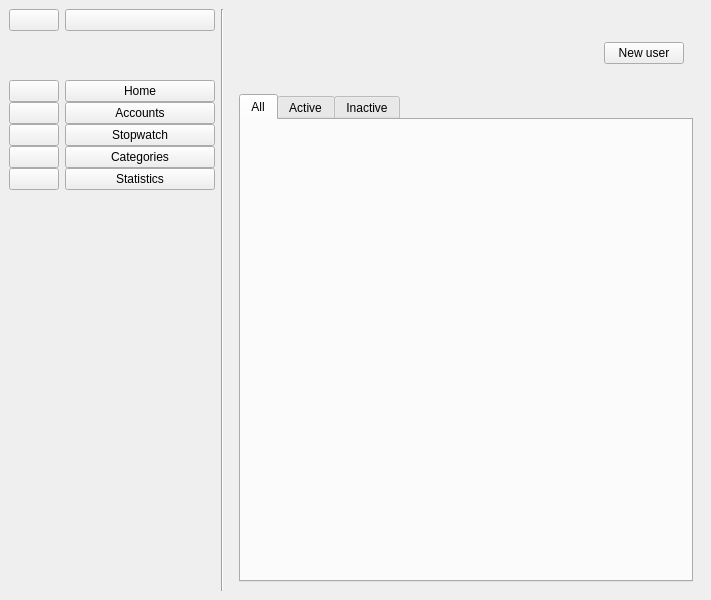
<?xml version="1.0" encoding="UTF-8"?>
<ui version="4.0">
 <class>MainWindow</class>
 <widget class="QMainWindow" name="MainWindow">
  <property name="geometry">
   <rect>
    <x>0</x>
    <y>0</y>
    <width>711</width>
    <height>600</height>
   </rect>
  </property>
  <property name="windowTitle">
   <string>MainWindow</string>
  </property>
  <widget class="QWidget" name="centralwidget">
   <layout class="QHBoxLayout" name="horizontalLayout_8">
    <item>
     <widget class="QWidget" name="icon_only_menu" native="true">
      <property name="minimumSize">
       <size>
        <width>50</width>
        <height>0</height>
       </size>
      </property>
      <property name="maximumSize">
       <size>
        <width>50</width>
        <height>16777215</height>
       </size>
      </property>
      <layout class="QVBoxLayout" name="verticalLayout_5" stretch="0,0,0,2">
       <property name="spacing">
        <number>0</number>
       </property>
       <property name="leftMargin">
        <number>0</number>
       </property>
       <property name="topMargin">
        <number>0</number>
       </property>
       <property name="rightMargin">
        <number>0</number>
       </property>
       <property name="bottomMargin">
        <number>0</number>
       </property>
       <item>
        <widget class="QPushButton" name="extend_menu_btn">
         <property name="text">
          <string/>
         </property>
         <property name="icon">
          <iconset resource="../resources.qrc">
           <normaloff>:/icon/icon/right.ico</normaloff>:/icon/icon/right.ico</iconset>
         </property>
         <property name="checkable">
          <bool>true</bool>
         </property>
         <property name="autoExclusive">
          <bool>false</bool>
         </property>
        </widget>
       </item>
       <item>
        <spacer name="verticalSpacer_2">
         <property name="orientation">
          <enum>Qt::Orientation::Vertical</enum>
         </property>
         <property name="sizeHint" stdset="0">
          <size>
           <width>20</width>
           <height>40</height>
          </size>
         </property>
        </spacer>
       </item>
       <item>
        <widget class="QWidget" name="icon_only_buttons" native="true">
         <layout class="QVBoxLayout" name="verticalLayout_4" stretch="0,0,0,0,0">
          <property name="spacing">
           <number>0</number>
          </property>
          <property name="leftMargin">
           <number>0</number>
          </property>
          <property name="rightMargin">
           <number>0</number>
          </property>
          <item>
           <widget class="QPushButton" name="home_btn_1">
            <property name="text">
             <string/>
            </property>
            <property name="icon">
             <iconset resource="../resources.qrc">
              <normaloff>:/icon/icon/home.ico</normaloff>:/icon/icon/home.ico</iconset>
            </property>
            <property name="checkable">
             <bool>true</bool>
            </property>
            <property name="autoExclusive">
             <bool>true</bool>
            </property>
           </widget>
          </item>
          <item>
           <widget class="QPushButton" name="accounts_btn_1">
            <property name="text">
             <string/>
            </property>
            <property name="icon">
             <iconset resource="../resources.qrc">
              <normaloff>:/icon/icon/accounts.ico</normaloff>:/icon/icon/accounts.ico</iconset>
            </property>
            <property name="checkable">
             <bool>true</bool>
            </property>
            <property name="autoExclusive">
             <bool>true</bool>
            </property>
           </widget>
          </item>
          <item>
           <widget class="QPushButton" name="stopwatch_btn_1">
            <property name="text">
             <string/>
            </property>
            <property name="icon">
             <iconset resource="../resources.qrc">
              <normaloff>:/icon/icon/stopwatch.ico</normaloff>:/icon/icon/stopwatch.ico</iconset>
            </property>
            <property name="checkable">
             <bool>true</bool>
            </property>
            <property name="autoExclusive">
             <bool>true</bool>
            </property>
           </widget>
          </item>
          <item>
           <widget class="QPushButton" name="categories_btn_1">
            <property name="text">
             <string/>
            </property>
            <property name="icon">
             <iconset resource="../resources.qrc">
              <normaloff>:/icon/icon/category.ico</normaloff>:/icon/icon/category.ico</iconset>
            </property>
            <property name="checkable">
             <bool>true</bool>
            </property>
            <property name="autoExclusive">
             <bool>true</bool>
            </property>
           </widget>
          </item>
          <item>
           <widget class="QPushButton" name="statistics_btn_1">
            <property name="text">
             <string/>
            </property>
            <property name="icon">
             <iconset resource="../resources.qrc">
              <normaloff>:/icon/icon/statistics.ico</normaloff>:/icon/icon/statistics.ico</iconset>
            </property>
            <property name="checkable">
             <bool>true</bool>
            </property>
            <property name="autoExclusive">
             <bool>true</bool>
            </property>
           </widget>
          </item>
         </layout>
        </widget>
       </item>
       <item>
        <spacer name="verticalSpacer">
         <property name="orientation">
          <enum>Qt::Orientation::Vertical</enum>
         </property>
         <property name="sizeHint" stdset="0">
          <size>
           <width>20</width>
           <height>367</height>
          </size>
         </property>
        </spacer>
       </item>
      </layout>
     </widget>
    </item>
    <item>
     <widget class="QWidget" name="full_menu" native="true">
      <property name="minimumSize">
       <size>
        <width>150</width>
        <height>0</height>
       </size>
      </property>
      <property name="maximumSize">
       <size>
        <width>150</width>
        <height>16777215</height>
       </size>
      </property>
      <layout class="QVBoxLayout" name="verticalLayout_7" stretch="0,0,0,2">
       <property name="spacing">
        <number>0</number>
       </property>
       <property name="leftMargin">
        <number>0</number>
       </property>
       <property name="topMargin">
        <number>0</number>
       </property>
       <property name="rightMargin">
        <number>0</number>
       </property>
       <property name="bottomMargin">
        <number>5</number>
       </property>
       <item>
        <widget class="QPushButton" name="shrink_menu_btn">
         <property name="text">
          <string/>
         </property>
         <property name="icon">
          <iconset resource="../resources.qrc">
           <normaloff>:/icon/icon/left.ico</normaloff>:/icon/icon/left.ico</iconset>
         </property>
         <property name="checkable">
          <bool>true</bool>
         </property>
         <property name="autoExclusive">
          <bool>false</bool>
         </property>
        </widget>
       </item>
       <item>
        <spacer name="verticalSpacer_4">
         <property name="orientation">
          <enum>Qt::Orientation::Vertical</enum>
         </property>
         <property name="sizeHint" stdset="0">
          <size>
           <width>20</width>
           <height>40</height>
          </size>
         </property>
        </spacer>
       </item>
       <item>
        <widget class="QWidget" name="full_menu_buttons" native="true">
         <layout class="QVBoxLayout" name="verticalLayout_6">
          <property name="spacing">
           <number>0</number>
          </property>
          <property name="leftMargin">
           <number>0</number>
          </property>
          <property name="rightMargin">
           <number>0</number>
          </property>
          <item>
           <widget class="QPushButton" name="home_btn_2">
            <property name="text">
             <string>Home</string>
            </property>
            <property name="icon">
             <iconset resource="../resources.qrc">
              <normaloff>:/icon/icon/home.ico</normaloff>:/icon/icon/home.ico</iconset>
            </property>
            <property name="checkable">
             <bool>true</bool>
            </property>
            <property name="autoExclusive">
             <bool>true</bool>
            </property>
           </widget>
          </item>
          <item>
           <widget class="QPushButton" name="accounts_btn_2">
            <property name="text">
             <string>Accounts</string>
            </property>
            <property name="icon">
             <iconset resource="../resources.qrc">
              <normaloff>:/icon/icon/accounts.ico</normaloff>:/icon/icon/accounts.ico</iconset>
            </property>
            <property name="checkable">
             <bool>true</bool>
            </property>
            <property name="autoExclusive">
             <bool>true</bool>
            </property>
           </widget>
          </item>
          <item>
           <widget class="QPushButton" name="stopwatch_btn_2">
            <property name="text">
             <string>Stopwatch</string>
            </property>
            <property name="icon">
             <iconset resource="../resources.qrc">
              <normaloff>:/icon/icon/stopwatch.ico</normaloff>:/icon/icon/stopwatch.ico</iconset>
            </property>
            <property name="checkable">
             <bool>true</bool>
            </property>
            <property name="autoExclusive">
             <bool>true</bool>
            </property>
           </widget>
          </item>
          <item>
           <widget class="QPushButton" name="categories_btn_2">
            <property name="text">
             <string>Categories</string>
            </property>
            <property name="icon">
             <iconset resource="../resources.qrc">
              <normaloff>:/icon/icon/category.ico</normaloff>:/icon/icon/category.ico</iconset>
            </property>
            <property name="checkable">
             <bool>true</bool>
            </property>
            <property name="autoExclusive">
             <bool>true</bool>
            </property>
           </widget>
          </item>
          <item>
           <widget class="QPushButton" name="statistics_btn_2">
            <property name="text">
             <string>Statistics</string>
            </property>
            <property name="icon">
             <iconset resource="../resources.qrc">
              <normaloff>:/icon/icon/statistics.ico</normaloff>:/icon/icon/statistics.ico</iconset>
            </property>
            <property name="checkable">
             <bool>true</bool>
            </property>
            <property name="autoExclusive">
             <bool>true</bool>
            </property>
           </widget>
          </item>
         </layout>
        </widget>
       </item>
       <item>
        <spacer name="verticalSpacer_3">
         <property name="orientation">
          <enum>Qt::Orientation::Vertical</enum>
         </property>
         <property name="sizeHint" stdset="0">
          <size>
           <width>20</width>
           <height>364</height>
          </size>
         </property>
        </spacer>
       </item>
      </layout>
     </widget>
    </item>
    <item>
     <widget class="Line" name="line">
      <property name="orientation">
       <enum>Qt::Orientation::Vertical</enum>
      </property>
     </widget>
    </item>
    <item>
     <widget class="QWidget" name="workspace" native="true">
      <property name="sizePolicy">
       <sizepolicy hsizetype="Expanding" vsizetype="Preferred">
        <horstretch>0</horstretch>
        <verstretch>0</verstretch>
       </sizepolicy>
      </property>
      <layout class="QVBoxLayout" name="verticalLayout">
       <property name="spacing">
        <number>0</number>
       </property>
       <property name="leftMargin">
        <number>0</number>
       </property>
       <property name="topMargin">
        <number>0</number>
       </property>
       <property name="rightMargin">
        <number>0</number>
       </property>
       <property name="bottomMargin">
        <number>0</number>
       </property>
       <item>
        <widget class="QStackedWidget" name="stackedWidget">
         <property name="sizePolicy">
          <sizepolicy hsizetype="Expanding" vsizetype="Preferred">
           <horstretch>0</horstretch>
           <verstretch>0</verstretch>
          </sizepolicy>
         </property>
         <property name="currentIndex">
          <number>1</number>
         </property>
         <widget class="QWidget" name="page_3">
          <layout class="QHBoxLayout" name="horizontalLayout">
           <property name="spacing">
            <number>0</number>
           </property>
           <property name="leftMargin">
            <number>0</number>
           </property>
           <property name="topMargin">
            <number>0</number>
           </property>
           <property name="rightMargin">
            <number>0</number>
           </property>
           <property name="bottomMargin">
            <number>0</number>
           </property>
           <item>
            <widget class="QWidget" name="widget" native="true">
             <layout class="QHBoxLayout" name="horizontalLayout_7">
              <property name="spacing">
               <number>0</number>
              </property>
              <property name="leftMargin">
               <number>0</number>
              </property>
              <property name="topMargin">
               <number>0</number>
              </property>
              <property name="rightMargin">
               <number>0</number>
              </property>
              <property name="bottomMargin">
               <number>0</number>
              </property>
              <item>
               <widget class="QWidget" name="widget_3" native="true">
                <layout class="QVBoxLayout" name="verticalLayout_11">
                 <property name="spacing">
                  <number>0</number>
                 </property>
                 <property name="leftMargin">
                  <number>0</number>
                 </property>
                 <property name="topMargin">
                  <number>0</number>
                 </property>
                 <property name="rightMargin">
                  <number>0</number>
                 </property>
                 <property name="bottomMargin">
                  <number>0</number>
                 </property>
                 <item>
                  <widget class="QWidget" name="widget_2" native="true">
                   <property name="minimumSize">
                    <size>
                     <width>0</width>
                     <height>100</height>
                    </size>
                   </property>
                   <property name="maximumSize">
                    <size>
                     <width>16777215</width>
                     <height>100</height>
                    </size>
                   </property>
                   <layout class="QHBoxLayout" name="horizontalLayout_6">
                    <property name="spacing">
                     <number>0</number>
                    </property>
                    <property name="leftMargin">
                     <number>0</number>
                    </property>
                    <property name="topMargin">
                     <number>0</number>
                    </property>
                    <property name="rightMargin">
                     <number>0</number>
                    </property>
                    <property name="bottomMargin">
                     <number>0</number>
                    </property>
                    <item>
                     <spacer name="horizontalSpacer_3">
                      <property name="orientation">
                       <enum>Qt::Orientation::Horizontal</enum>
                      </property>
                      <property name="sizeHint" stdset="0">
                       <size>
                        <width>220</width>
                        <height>20</height>
                       </size>
                      </property>
                     </spacer>
                    </item>
                    <item>
                     <widget class="QWidget" name="widget_4" native="true">
                      <property name="minimumSize">
                       <size>
                        <width>149</width>
                        <height>0</height>
                       </size>
                      </property>
                      <property name="maximumSize">
                       <size>
                        <width>202</width>
                        <height>16777215</height>
                       </size>
                      </property>
                      <layout class="QVBoxLayout" name="verticalLayout_10">
                       <property name="leftMargin">
                        <number>0</number>
                       </property>
                       <property name="topMargin">
                        <number>0</number>
                       </property>
                       <property name="rightMargin">
                        <number>0</number>
                       </property>
                       <property name="bottomMargin">
                        <number>0</number>
                       </property>
                       <item>
                        <widget class="QWidget" name="widget_5" native="true">
                         <layout class="QHBoxLayout" name="horizontalLayout_5">
                          <item>
                           <widget class="QLabel" name="label_2">
                            <property name="font">
                             <font>
                              <pointsize>16</pointsize>
                             </font>
                            </property>
                            <property name="styleSheet">
                             <string notr="true"/>
                            </property>
                            <property name="text">
                             <string>Common</string>
                            </property>
                            <property name="alignment">
                             <set>Qt::AlignmentFlag::AlignRight|Qt::AlignmentFlag::AlignTrailing|Qt::AlignmentFlag::AlignVCenter</set>
                            </property>
                           </widget>
                          </item>
                         </layout>
                        </widget>
                       </item>
                       <item>
                        <widget class="QWidget" name="widget_6" native="true">
                         <layout class="QHBoxLayout" name="horizontalLayout_4">
                          <item>
                           <spacer name="horizontalSpacer_4">
                            <property name="orientation">
                             <enum>Qt::Orientation::Horizontal</enum>
                            </property>
                            <property name="sizeHint" stdset="0">
                             <size>
                              <width>40</width>
                              <height>20</height>
                             </size>
                            </property>
                           </spacer>
                          </item>
                          <item>
                           <widget class="QPushButton" name="pushButton">
                            <property name="maximumSize">
                             <size>
                              <width>50</width>
                              <height>16777215</height>
                             </size>
                            </property>
                            <property name="text">
                             <string>Loggin</string>
                            </property>
                            <property name="iconSize">
                             <size>
                              <width>16</width>
                              <height>16</height>
                             </size>
                            </property>
                           </widget>
                          </item>
                          <item>
                           <widget class="QPushButton" name="pushButton_2">
                            <property name="maximumSize">
                             <size>
                              <width>50</width>
                              <height>16777215</height>
                             </size>
                            </property>
                            <property name="text">
                             <string>Edit</string>
                            </property>
                           </widget>
                          </item>
                         </layout>
                        </widget>
                       </item>
                      </layout>
                     </widget>
                    </item>
                    <item>
                     <widget class="QLabel" name="user_image">
                      <property name="minimumSize">
                       <size>
                        <width>100</width>
                        <height>100</height>
                       </size>
                      </property>
                      <property name="maximumSize">
                       <size>
                        <width>100</width>
                        <height>100</height>
                       </size>
                      </property>
                      <property name="styleSheet">
                       <string notr="true">background-color:white</string>
                      </property>
                      <property name="text">
                       <string/>
                      </property>
                     </widget>
                    </item>
                   </layout>
                  </widget>
                 </item>
                 <item>
                  <widget class="QWidget" name="widget_7" native="true"/>
                 </item>
                </layout>
               </widget>
              </item>
             </layout>
            </widget>
           </item>
          </layout>
         </widget>
         <widget class="QWidget" name="page_4">
          <layout class="QVBoxLayout" name="verticalLayout_12">
           <item>
            <widget class="QWidget" name="widget_8" native="true">
             <property name="minimumSize">
              <size>
               <width>0</width>
               <height>70</height>
              </size>
             </property>
             <property name="maximumSize">
              <size>
               <width>16777215</width>
               <height>70</height>
              </size>
             </property>
             <layout class="QHBoxLayout" name="horizontalLayout_9">
              <item>
               <spacer name="horizontalSpacer_5">
                <property name="orientation">
                 <enum>Qt::Orientation::Horizontal</enum>
                </property>
                <property name="sizeHint" stdset="0">
                 <size>
                  <width>352</width>
                  <height>20</height>
                 </size>
                </property>
               </spacer>
              </item>
              <item>
               <widget class="QPushButton" name="open_new_user_dialog">
                <property name="text">
                 <string>New user</string>
                </property>
               </widget>
              </item>
             </layout>
            </widget>
           </item>
           <item>
            <widget class="QTabWidget" name="users_tabs">
             <property name="currentIndex">
              <number>0</number>
             </property>
             <widget class="QWidget" name="all_users_tab">
              <attribute name="title">
               <string>All</string>
              </attribute>
             </widget>
             <widget class="QWidget" name="active_users_tab">
              <attribute name="title">
               <string>Active</string>
              </attribute>
             </widget>
             <widget class="QWidget" name="inactive_users_tab">
              <attribute name="title">
               <string>Inactive</string>
              </attribute>
             </widget>
            </widget>
           </item>
          </layout>
         </widget>
         <widget class="QWidget" name="page">
          <layout class="QVBoxLayout" name="verticalLayout_3">
           <property name="spacing">
            <number>0</number>
           </property>
           <property name="leftMargin">
            <number>0</number>
           </property>
           <property name="topMargin">
            <number>0</number>
           </property>
           <property name="rightMargin">
            <number>0</number>
           </property>
           <property name="bottomMargin">
            <number>0</number>
           </property>
           <item>
            <widget class="QWidget" name="activites" native="true">
             <layout class="QVBoxLayout" name="verticalLayout_2">
              <property name="spacing">
               <number>0</number>
              </property>
              <property name="leftMargin">
               <number>0</number>
              </property>
              <property name="topMargin">
               <number>0</number>
              </property>
              <property name="rightMargin">
               <number>0</number>
              </property>
              <property name="bottomMargin">
               <number>0</number>
              </property>
              <item>
               <widget class="QWidget" name="activities_header" native="true">
                <property name="minimumSize">
                 <size>
                  <width>0</width>
                  <height>24</height>
                 </size>
                </property>
                <property name="maximumSize">
                 <size>
                  <width>16777215</width>
                  <height>24</height>
                 </size>
                </property>
                <layout class="QHBoxLayout" name="horizontalLayout_3" stretch="2,1,3,1,1">
                 <property name="spacing">
                  <number>0</number>
                 </property>
                 <property name="leftMargin">
                  <number>0</number>
                 </property>
                 <property name="topMargin">
                  <number>0</number>
                 </property>
                 <property name="rightMargin">
                  <number>0</number>
                 </property>
                 <property name="bottomMargin">
                  <number>0</number>
                 </property>
                 <item>
                  <widget class="QComboBox" name="categories_list"/>
                 </item>
                 <item>
                  <spacer name="horizontalSpacer">
                   <property name="orientation">
                    <enum>Qt::Orientation::Horizontal</enum>
                   </property>
                   <property name="sizeHint" stdset="0">
                    <size>
                     <width>40</width>
                     <height>20</height>
                    </size>
                   </property>
                  </spacer>
                 </item>
                 <item>
                  <widget class="QWidget" name="activities_search_bar" native="true">
                   <layout class="QHBoxLayout" name="horizontalLayout_2">
                    <property name="spacing">
                     <number>0</number>
                    </property>
                    <property name="leftMargin">
                     <number>0</number>
                    </property>
                    <property name="topMargin">
                     <number>0</number>
                    </property>
                    <property name="rightMargin">
                     <number>0</number>
                    </property>
                    <property name="bottomMargin">
                     <number>0</number>
                    </property>
                    <item>
                     <widget class="QLineEdit" name="activities_search_line">
                      <property name="placeholderText">
                       <string>Search activity</string>
                      </property>
                     </widget>
                    </item>
                    <item>
                     <widget class="QPushButton" name="activities_search_button">
                      <property name="text">
                       <string/>
                      </property>
                      <property name="icon">
                       <iconset resource="../resources.qrc">
                        <normaloff>:/icon/icon/search.ico</normaloff>:/icon/icon/search.ico</iconset>
                      </property>
                     </widget>
                    </item>
                   </layout>
                  </widget>
                 </item>
                 <item>
                  <spacer name="horizontalSpacer_2">
                   <property name="orientation">
                    <enum>Qt::Orientation::Horizontal</enum>
                   </property>
                   <property name="sizeHint" stdset="0">
                    <size>
                     <width>78</width>
                     <height>20</height>
                    </size>
                   </property>
                  </spacer>
                 </item>
                 <item>
                  <widget class="QPushButton" name="activities_menu">
                   <property name="text">
                    <string/>
                   </property>
                   <property name="icon">
                    <iconset resource="../resources.qrc">
                     <normaloff>:/icon/icon/menu.ico</normaloff>:/icon/icon/menu.ico</iconset>
                   </property>
                   <property name="iconSize">
                    <size>
                     <width>25</width>
                     <height>25</height>
                    </size>
                   </property>
                  </widget>
                 </item>
                </layout>
               </widget>
              </item>
              <item>
               <widget class="QWidget" name="activities_space" native="true">
                <widget class="QLabel" name="label">
                 <property name="geometry">
                  <rect>
                   <x>0</x>
                   <y>190</y>
                   <width>612</width>
                   <height>50</height>
                  </rect>
                 </property>
                 <property name="maximumSize">
                  <size>
                   <width>16777215</width>
                   <height>50</height>
                  </size>
                 </property>
                 <property name="font">
                  <font>
                   <pointsize>30</pointsize>
                  </font>
                 </property>
                 <property name="text">
                  <string>fdfdfffffffffffffffffffffffffffffffffffffffffffffff</string>
                 </property>
                </widget>
               </widget>
              </item>
             </layout>
            </widget>
           </item>
          </layout>
         </widget>
         <widget class="QWidget" name="page_2">
          <widget class="QPushButton" name="pushButton_4">
           <property name="geometry">
            <rect>
             <x>70</x>
             <y>80</y>
             <width>75</width>
             <height>24</height>
            </rect>
           </property>
           <property name="text">
            <string>PushButton</string>
           </property>
          </widget>
          <widget class="QPushButton" name="pushButton_5">
           <property name="geometry">
            <rect>
             <x>80</x>
             <y>130</y>
             <width>75</width>
             <height>24</height>
            </rect>
           </property>
           <property name="text">
            <string>PushButton</string>
           </property>
          </widget>
         </widget>
         <widget class="QWidget" name="page_5"/>
        </widget>
       </item>
      </layout>
     </widget>
    </item>
   </layout>
  </widget>
 </widget>
 <resources>
  <include location="../resources.qrc"/>
 </resources>
 <connections>
  <connection>
   <sender>home_btn_1</sender>
   <signal>toggled(bool)</signal>
   <receiver>home_btn_2</receiver>
   <slot>setChecked(bool)</slot>
   <hints>
    <hint type="sourcelabel">
     <x>49</x>
     <y>100</y>
    </hint>
    <hint type="destinationlabel">
     <x>65</x>
     <y>103</y>
    </hint>
   </hints>
  </connection>
  <connection>
   <sender>accounts_btn_1</sender>
   <signal>toggled(bool)</signal>
   <receiver>accounts_btn_2</receiver>
   <slot>setChecked(bool)</slot>
   <hints>
    <hint type="sourcelabel">
     <x>40</x>
     <y>124</y>
    </hint>
    <hint type="destinationlabel">
     <x>93</x>
     <y>127</y>
    </hint>
   </hints>
  </connection>
  <connection>
   <sender>stopwatch_btn_1</sender>
   <signal>toggled(bool)</signal>
   <receiver>stopwatch_btn_2</receiver>
   <slot>setChecked(bool)</slot>
   <hints>
    <hint type="sourcelabel">
     <x>42</x>
     <y>145</y>
    </hint>
    <hint type="destinationlabel">
     <x>89</x>
     <y>150</y>
    </hint>
   </hints>
  </connection>
  <connection>
   <sender>categories_btn_1</sender>
   <signal>toggled(bool)</signal>
   <receiver>categories_btn_2</receiver>
   <slot>setChecked(bool)</slot>
   <hints>
    <hint type="sourcelabel">
     <x>49</x>
     <y>168</y>
    </hint>
    <hint type="destinationlabel">
     <x>79</x>
     <y>173</y>
    </hint>
   </hints>
  </connection>
  <connection>
   <sender>statistics_btn_1</sender>
   <signal>toggled(bool)</signal>
   <receiver>statistics_btn_2</receiver>
   <slot>setChecked(bool)</slot>
   <hints>
    <hint type="sourcelabel">
     <x>38</x>
     <y>193</y>
    </hint>
    <hint type="destinationlabel">
     <x>82</x>
     <y>198</y>
    </hint>
   </hints>
  </connection>
  <connection>
   <sender>home_btn_2</sender>
   <signal>toggled(bool)</signal>
   <receiver>home_btn_1</receiver>
   <slot>setChecked(bool)</slot>
   <hints>
    <hint type="sourcelabel">
     <x>77</x>
     <y>95</y>
    </hint>
    <hint type="destinationlabel">
     <x>45</x>
     <y>93</y>
    </hint>
   </hints>
  </connection>
  <connection>
   <sender>accounts_btn_2</sender>
   <signal>toggled(bool)</signal>
   <receiver>accounts_btn_1</receiver>
   <slot>setChecked(bool)</slot>
   <hints>
    <hint type="sourcelabel">
     <x>73</x>
     <y>121</y>
    </hint>
    <hint type="destinationlabel">
     <x>54</x>
     <y>118</y>
    </hint>
   </hints>
  </connection>
  <connection>
   <sender>stopwatch_btn_2</sender>
   <signal>toggled(bool)</signal>
   <receiver>stopwatch_btn_1</receiver>
   <slot>setChecked(bool)</slot>
   <hints>
    <hint type="sourcelabel">
     <x>76</x>
     <y>142</y>
    </hint>
    <hint type="destinationlabel">
     <x>58</x>
     <y>141</y>
    </hint>
   </hints>
  </connection>
  <connection>
   <sender>categories_btn_2</sender>
   <signal>toggled(bool)</signal>
   <receiver>categories_btn_1</receiver>
   <slot>setChecked(bool)</slot>
   <hints>
    <hint type="sourcelabel">
     <x>81</x>
     <y>168</y>
    </hint>
    <hint type="destinationlabel">
     <x>43</x>
     <y>165</y>
    </hint>
   </hints>
  </connection>
  <connection>
   <sender>statistics_btn_2</sender>
   <signal>toggled(bool)</signal>
   <receiver>statistics_btn_1</receiver>
   <slot>setChecked(bool)</slot>
   <hints>
    <hint type="sourcelabel">
     <x>89</x>
     <y>189</y>
    </hint>
    <hint type="destinationlabel">
     <x>38</x>
     <y>191</y>
    </hint>
   </hints>
  </connection>
 </connections>
</ui>
